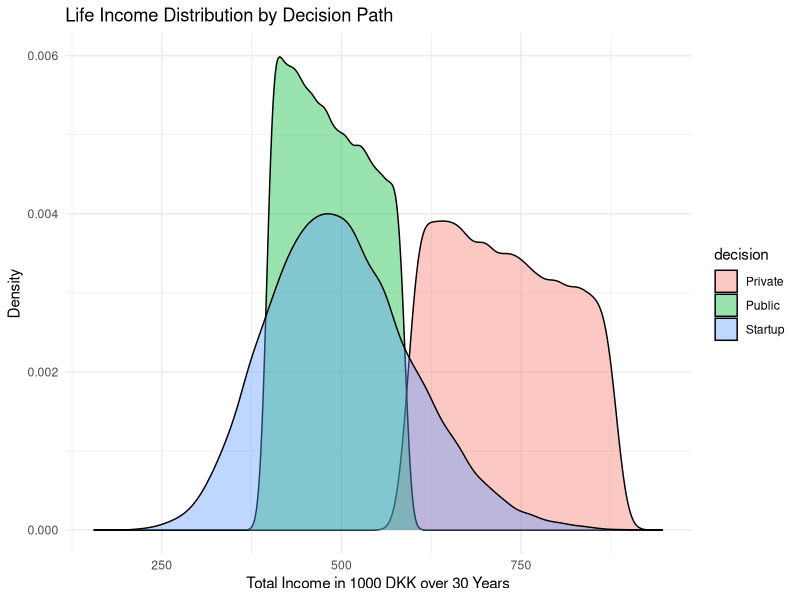
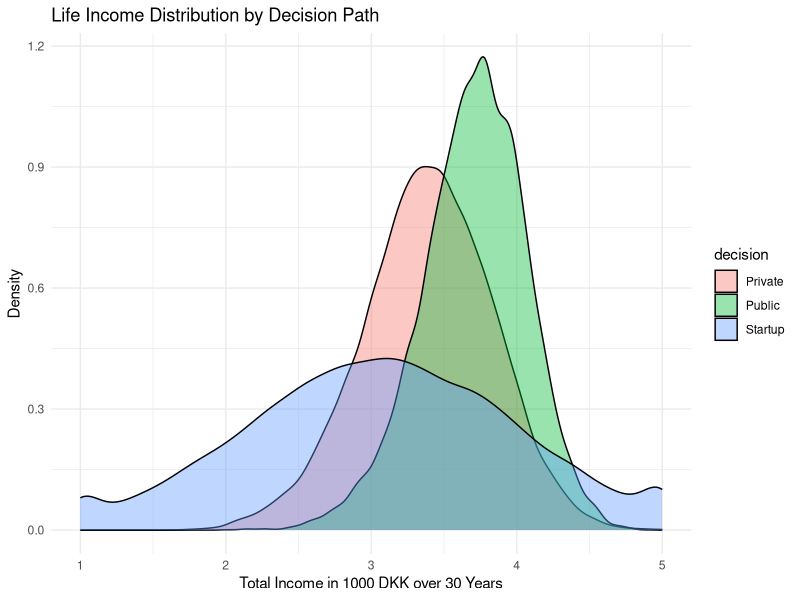
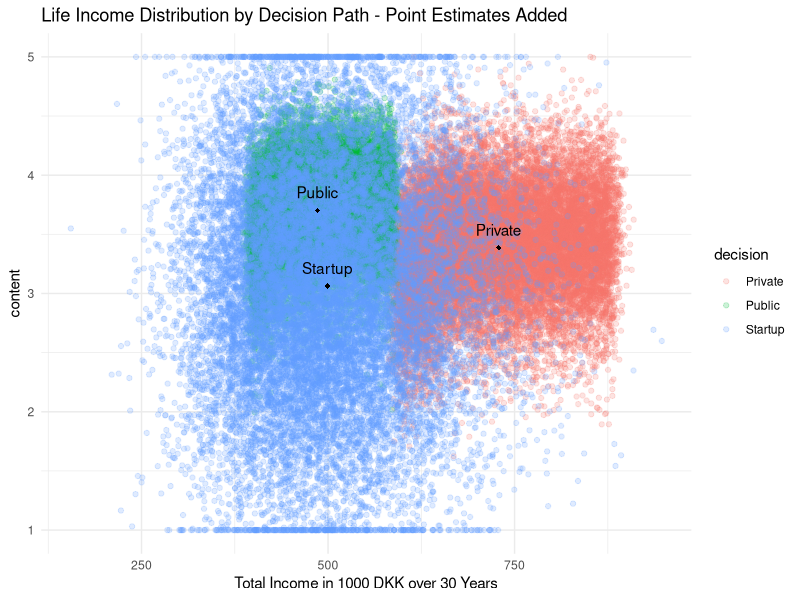
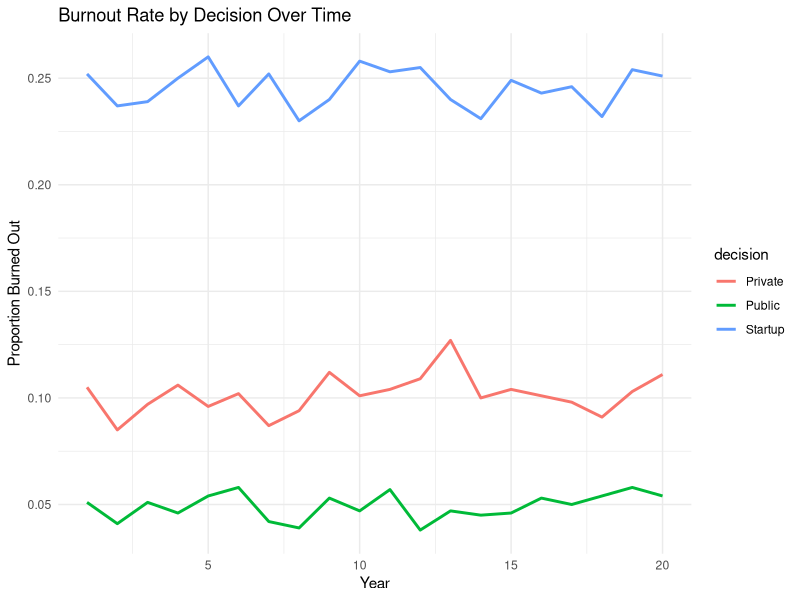
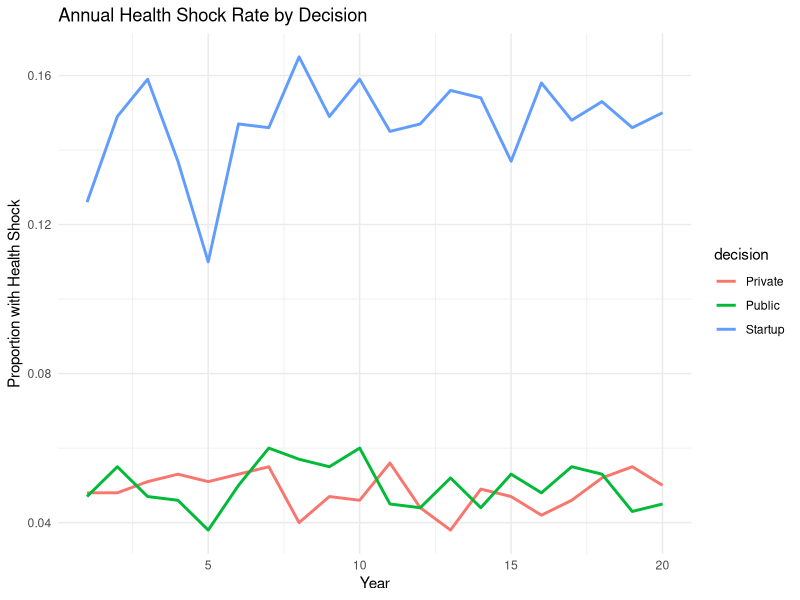
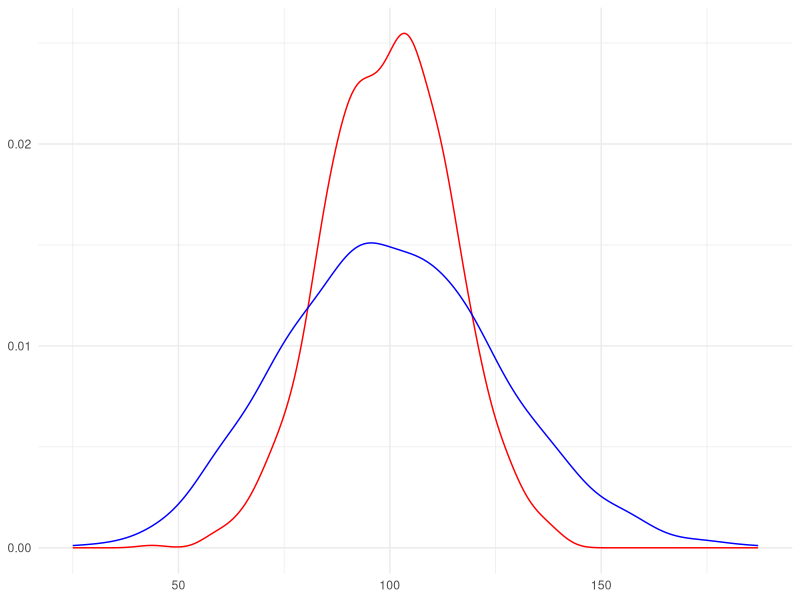
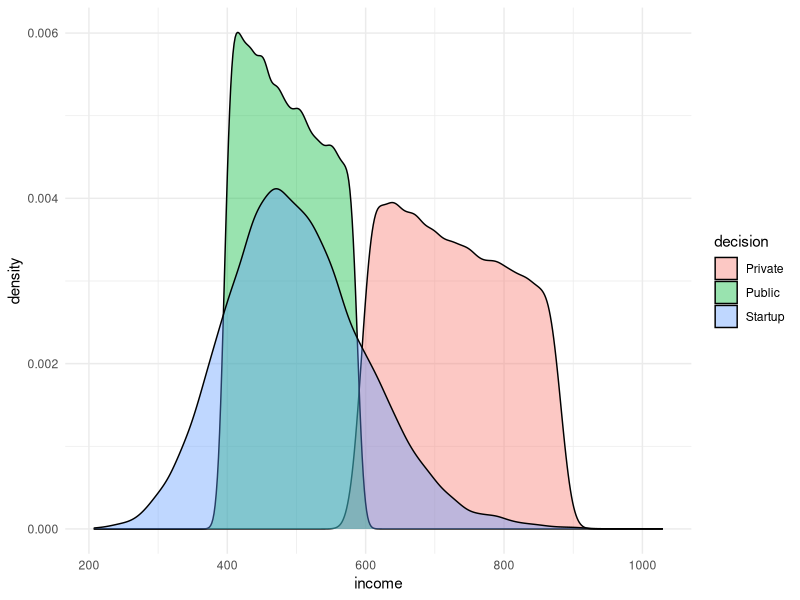
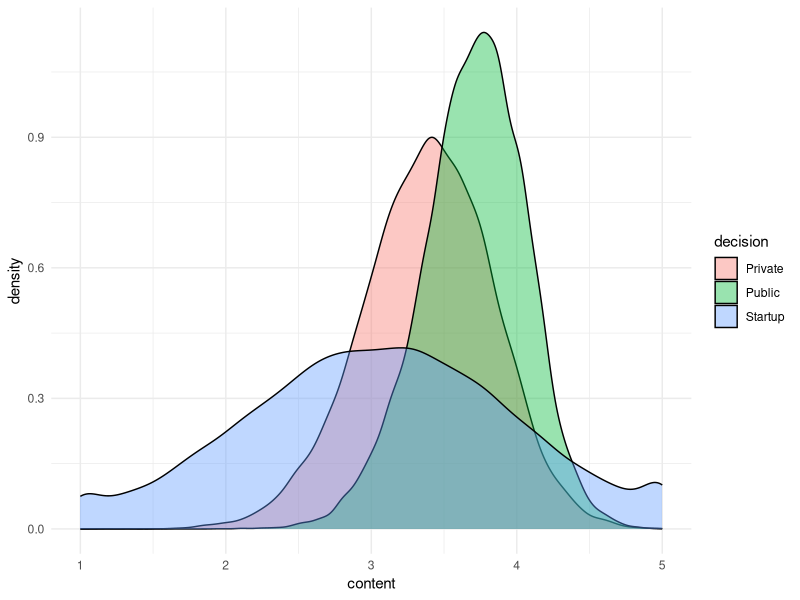

Recreate these plots in R, in order.
## ---- chunk 1
#| label: libs
#| output: false

library(tidyverse)

## ---- chunk 2
#| label: Parameters
# basic parameters
n_years <- 20
n_sim <- 1000

# decisions/choices
decisions <- tibble(
  decision = c("Private", "Public", "Startup"), 
  startup_prob_success = c(NA, NA, 0.30), 
  # all moneys in 1000 DKK/year 
  startup_income_success = c(NA, NA, 6000), 
  base_income = c(600, 400, 50), 
  growth_rate_income = c(0.02, 0.02, 0.03),
  std_dev_income = c(10, 5, 300), 
  base_content = c(3.2, 3.5, 3.0),
  content_sd = c(0.4, 0.3, 0.9),
  burnout_prob = c(0.10, 0.05, 0.25),
  health_shock_prob = c(0.05, 0.05, 0.15)
)

## ---- chunk 3
#| label: Simulation function
#| echo: true

simulate_one_life <- function(decision_row, sim_id) {
  # if dec=startup, calculate prob of success, if not, NA
  has_success <- ifelse(decision_row$decision == "startup",
                        rbinom(1, 1, decision_row$startup_prob_success), NA)

  # Income, for startup it depends on success
  years <- 1:n_years
  income_base <- decision_row$base_income * (1 + decision_row$growth_rate_income)^(years - 1)

  # for the gamma distribution thats necesary for startups (no 0)

  income <- case_when(
    decision_row$decision == "Startup" & !is.na(has_success) & has_success == 1 ~
      rep(decision_row$startup_prob_success, n_years),
    decision_row$decision == "Startup" ~ {
      # I assume gamma because income even for startup is probably from 0 and above
      shape <- (500 / 100)^2 #mean/sd
      rate <- 500 / 100^2 #mean/sd
      rgamma(n_years, shape = shape, rate = rate)
    },
    TRUE ~
  # For the rest, it follows their respective distribution parameters
      rnorm(n_years, mean = income_base, sd = decision_row$std_dev_income)
  )

  # Yearly chance events
  health_shock <- rbinom(n_years, 1, decision_row$health_shock_prob)
  burnout <- rbinom(n_years, 1, decision_row$burnout_prob)
  
  # Parenting - which affects the contentness
    # First child: already present (baseline) - dont consider 
    # Second child: guaranteed to arrive within first 5 years
    kid2_year <- sample(2:6, 1)
    
    # Parenting flag for the second
    parenting2 <- ifelse((1:n_years) >= kid2_year, 1, 0)
  
  # Contentness
  content <- rnorm(n_years, decision_row$base_content, decision_row$content_sd) -
    0.4 * burnout - 0.6 * health_shock + 0.3 * parenting2
  
  # Scale must be between 1 (very not content), to 5 (very content)
  content <- pmin(5, pmax(1, content))
  
  # Savings of 10% each year, minus healthshock prob * its cost
  savings <- cumsum(income * 0.1 - 5 * health_shock) # health schock cost in 1000's too
  
  # Standardising a total hapiness score. each one contributes 20-40% to it
  # happiness <- 0.4 * scale(income)[, 1] +
  #              0.4 * scale(content)[, 1] +
  #              0.2 * scale(savings)[, 1]
  
  # make tibble for output
  tibble(
    year = 1:n_years,
    sim = sim_id,
    decision = decision_row$decision,
    income,
    content,
    burnout,
    health_shock,
    parenting2,
    savings
  )
}
## ---- chunk 4
#| label: Run simulation
#| echo: true

results <- map(1:nrow(decisions), function(i) {
  decision_row <- decisions[i, ]

  map(1:n_sim, ~simulate_one_life(decision_row, .x)) |> 
    list_rbind()
}) |> list_rbind()
## ---- chunk 5
#| label: Summarize simulations
#| echo: true

summary <- results |> 
  group_by(sim, decision) |> 
  summarise(
    avg_income = mean(income),
    avg_content = mean(content),
    burnout_rate = mean(burnout),
    health_event_rate = mean(health_shock),
    end_savings = last(savings),
    .groups = "drop"
  ) |> 
  select(-sim) |>  # <- remove sim so it's not re-summarized
  group_by(decision) |> 
  summarise(across(everything(), list(mean = mean, sd = sd)), .groups = "drop")

print(summary)
## ---- chunk 6
#| label: Density plot
#| echo: true

results |> 
  ggplot(aes(x = income, fill = decision)) +
  geom_density(alpha = 0.4) + 
  labs(
    title = "Life Income Distribution by Decision Path", 
    x = "Total Income in 1000 DKK over 30 Years", y = "Density") + 
  theme_minimal()
results |> 
  ggplot(aes(x = content, fill = decision)) +
  geom_density(alpha = 0.4) + 
  labs(
    title = "Life Income Distribution by Decision Path", 
    x = "Total Income in 1000 DKK over 30 Years", y = "Density") + 
  theme_minimal()
## ---- chunk 7
#| label: cloud with points
#| echo: true

results |> 
  ggplot(aes(x = income, y = content, color = decision)) +
  geom_point(alpha = 0.2) + 
  geom_point(
    data = summary,
    aes(x = avg_income_mean, y = avg_content_mean, group = decision),
    color = "black",
    shape = 18) +
  geom_text(
    data = summary,
    aes(x = avg_income_mean, y = avg_content_mean, label = decision),
    vjust = -1,
    inherit.aes = FALSE
  ) +
  labs(
    title = "Life Income Distribution by Decision Path - Point Estimates Added", 
    x = "Total Income in 1000 DKK over 30 Years") + 
  theme_minimal()
## ---- chunk 8
#| label: other effects - burnout, health shocks
#| echo: true

results |> 
  group_by(decision, year) |> 
  summarise(burnout_rate = mean(burnout), .groups = "drop") |> 
  ggplot(aes(x = year, y = burnout_rate, color = decision)) +
  geom_line(linewidth = 1) +
  labs(
    title = "Burnout Rate by Decision Over Time",
    y = "Proportion Burned Out",
    x = "Year"
  ) +
  theme_minimal()

results |> 
  group_by(decision, year) |> 
  summarise(shock_rate = mean(health_shock), .groups = "drop") |> 
  ggplot(aes(x = year, y = shock_rate, color = decision)) +
  geom_line(linewidth = 1) +
  labs(
    title = "Annual Health Shock Rate by Decision",
    y = "Proportion with Health Shock",
    x = "Year"
  ) +
  theme_minimal()

## ---- chunk 9
#| label: AI effect on learning
#| echo: true

df1 <- data.frame(
  a = as.numeric(rnorm(1000, 100, 15)),
  b = as.numeric(rnorm(1000, 100, 25))
)

ggplot(data = df1) + 
  geom_density(aes(x=a), color = "red") +
  geom_density(aes(x=b), color = "blue") + 
  labs(x = NULL,y = NULL) + theme_minimal()

## ---- chunk 10
#| label: Summary chunk
#| echo: true
#| output: false

library(tidyverse)

n_years <- 20
n_sim   <- 1000

decisions <- tibble(
	decision = c("Private", "Public", "Startup"), 
	startup_prob_success = c(NA, NA, 0.30), 
	# all moneys in 1000 DKK/year 
	startup_income_success = c(NA, NA, 6000), 
	base_income = c(600, 400, 50), 
	growth_rate_income = c(0.02, 0.02, 0.03),
	std_dev_income = c(10, 5, 300), 
  base_content = c(3.2, 3.5, 3.0),
  content_sd = c(0.4, 0.3, 0.9),
	burnout_prob = c(0.10, 0.05, 0.25),
	health_shock_prob = c(0.05, 0.05, 0.15)
)

simulate_one_life <- function(decision_row, sim_id) {
  has_success <- ifelse(decision_row$decision == "startup",
                        rbinom(1, 1, decision_row$startup_prob_success), NA)
  years <- 1:n_years
  income_base <- decision_row$base_income * (1 + decision_row$growth_rate_income)^(years - 1)

  income <- case_when(
    decision_row$decision == "Startup" & !is.na(has_success) & has_success == 1 ~
      rep(decision_row$startup_prob_success, n_years),
    decision_row$decision == "Startup" ~ {
      shape <- (500 / 100)^2 #mean/sd
      rate <- 500 / 100^2 #mean/sd
      rgamma(n_years, shape = shape, rate = rate)
    },
    TRUE ~ rnorm(n_years, mean = income_base, sd = decision_row$std_dev_income)
  )

  health_shock <- rbinom(n_years, 1, decision_row$health_shock_prob)
  burnout <- rbinom(n_years, 1, decision_row$burnout_prob)
  kid2_year <- sample(2:6, 1)
  parenting2 <- ifelse((1:n_years) >= kid2_year, 1, 0)
  
  content <- rnorm(n_years, decision_row$base_content, decision_row$content_sd) -
    0.4 * burnout - 0.6 * health_shock + 0.3 * parenting2
  
  content <- pmin(5, pmax(1, content))
  savings <- cumsum(income * 0.1 - 5 * health_shock) 
  
  tibble(
    year = 1:n_years,
    sim = sim_id,
    decision = decision_row$decision,
    income,
    content,
    burnout,
    health_shock,
    parenting2,
    savings
  )
}

run_decision <- function(row, reps) {
  map(seq_len(reps), ~simulate_one_life(row, .x)) |> list_rbind()
}

results <- map(seq_len(nrow(decisions)),
               ~run_decision(decisions[.x, ], n_sim)) |> list_rbind()

summary <- results |> 
    group_by(sim, decision) |> 
    summarise(
      avg_income   = mean(income),
      avg_content  = mean(content),
      burnout_rate = mean(burnout),
      health_rate  = mean(health_shock),
      end_savings  = last(savings),
      .groups = "drop"
    ) |>
    select(-sim) |>
    group_by(decision) |>
    summarise(across(everything(), list(mean = mean, sd = sd)), .groups = "drop")

plot_density <- function(dat, var){
  ggplot(dat, aes({{ var }}, fill = decision)) +
    geom_density(alpha = 0.4) +
    theme_minimal()
  }

plot_scatter <- function(dat, sumdat){
  ggplot(dat, aes(income, content, colour = decision)) +
    geom_point(alpha = 0.2) +
    geom_point(data = sumdat,
               aes(avg_income_mean, avg_content_mean),
               colour = "black", shape = 18, inherit.aes = FALSE) +
    geom_text(data = sumdat,
              aes(avg_income_mean, avg_content_mean, label = decision),
              vjust = -1, inherit.aes = FALSE) +
    theme_minimal()
}

plot_rate <- function(dat, var, ttl){
  ggplot(dat %>% group_by(decision, year) %>%
           summarise(rate = mean({{ var }}), .groups = "drop"),
         aes(year, rate, colour = decision)) +
    geom_line(linewidth = 1) +
    labs(title = ttl) +
    theme_minimal()
}

plot_density(results, income)
plot_density(results, content)
plot_scatter(results, summary)
plot_rate(results, burnout,       "Burnout Rate")
plot_rate(results, health_shock,  "Health-Shock Rate")
